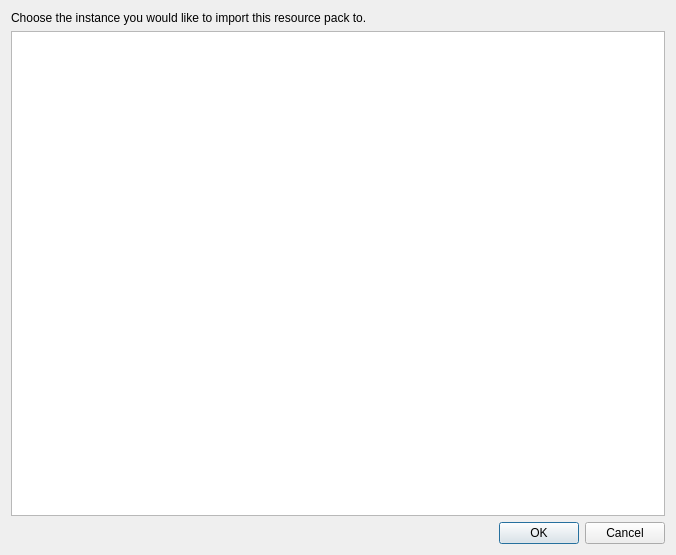
<?xml version="1.0" encoding="UTF-8"?>
<ui version="4.0">
 <class>ImportResourcePackDialog</class>
 <widget class="QDialog" name="ImportResourcePackDialog">
  <property name="geometry">
   <rect>
    <x>0</x>
    <y>0</y>
    <width>676</width>
    <height>555</height>
   </rect>
  </property>
  <property name="windowTitle">
   <string>Choose instance to import</string>
  </property>
  <layout class="QVBoxLayout" name="verticalLayout">
   <item>
    <widget class="QLabel" name="label">
     <property name="text">
      <string>Choose the instance you would like to import this resource pack to.</string>
     </property>
    </widget>
   </item>
   <item>
    <widget class="QListView" name="instanceView"/>
   </item>
   <item>
    <widget class="QDialogButtonBox" name="buttonBox">
     <property name="orientation">
      <enum>Qt::Horizontal</enum>
     </property>
     <property name="standardButtons">
      <set>QDialogButtonBox::Cancel|QDialogButtonBox::Ok</set>
     </property>
    </widget>
   </item>
  </layout>
 </widget>
 <resources/>
 <connections>
  <connection>
   <sender>buttonBox</sender>
   <signal>accepted()</signal>
   <receiver>ImportResourcePackDialog</receiver>
   <slot>accept()</slot>
   <hints>
    <hint type="sourcelabel">
     <x>248</x>
     <y>254</y>
    </hint>
    <hint type="destinationlabel">
     <x>157</x>
     <y>274</y>
    </hint>
   </hints>
  </connection>
  <connection>
   <sender>buttonBox</sender>
   <signal>rejected()</signal>
   <receiver>ImportResourcePackDialog</receiver>
   <slot>reject()</slot>
   <hints>
    <hint type="sourcelabel">
     <x>316</x>
     <y>260</y>
    </hint>
    <hint type="destinationlabel">
     <x>286</x>
     <y>274</y>
    </hint>
   </hints>
  </connection>
 </connections>
</ui>
